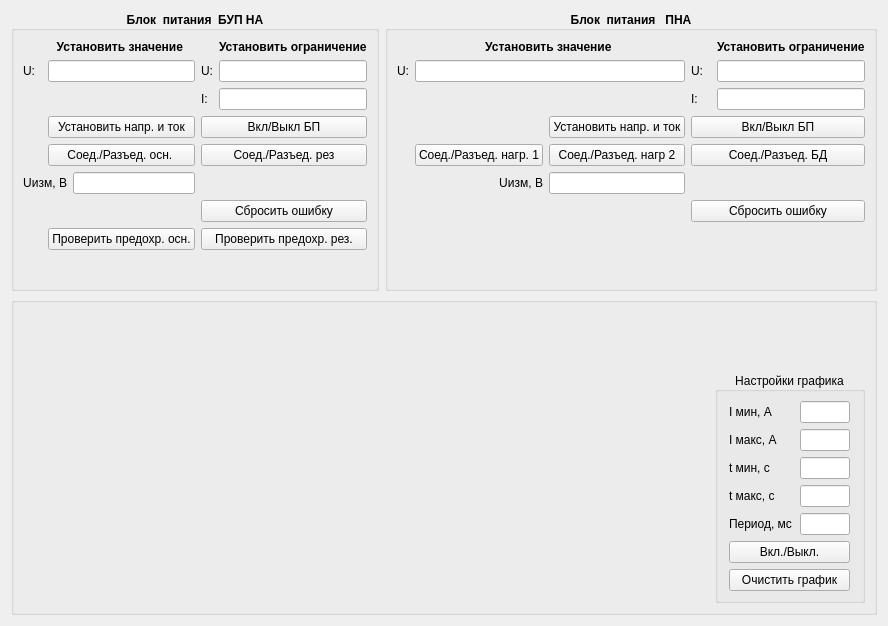
      <widget class="QWidget" name="tab_3">
       <attribute name="title">
        <string>БП БУП НА и ПНА</string>
       </attribute>
       <layout class="QGridLayout" name="gridLayout_25">
        <item row="0" column="0">
         <widget class="QGroupBox" name="groupBox_7">
          <property name="maximumSize">
           <size>
            <width>16777215</width>
            <height>280</height>
           </size>
          </property>
          <property name="font">
           <font>
            <weight>75</weight>
            <bold>true</bold>
           </font>
          </property>
          <property name="title">
           <string>Блок  питания  БУП НА</string>
          </property>
          <property name="alignment">
           <set>Qt::AlignCenter</set>
          </property>
          <property name="flat">
           <bool>false</bool>
          </property>
          <layout class="QGridLayout" name="gridLayout_29">
           <item row="0" column="0">
            <layout class="QGridLayout" name="gridLayout_3">
             <item row="1" column="1" colspan="2">
              <widget class="QLineEdit" name="setU1">
               <property name="font">
                <font>
                 <weight>50</weight>
                 <bold>false</bold>
                </font>
               </property>
              </widget>
             </item>
             <item row="6" column="5">
              <spacer name="horizontalSpacer_10">
               <property name="orientation">
                <enum>Qt::Horizontal</enum>
               </property>
               <property name="sizeHint" stdset="0">
                <size>
                 <width>40</width>
                 <height>20</height>
                </size>
               </property>
              </spacer>
             </item>
             <item row="6" column="0" colspan="2">
              <widget class="QLabel" name="label_13">
               <property name="font">
                <font>
                 <weight>50</weight>
                 <bold>false</bold>
                </font>
               </property>
               <property name="text">
                <string>Uизм, В</string>
               </property>
               <property name="alignment">
                <set>Qt::AlignRight|Qt::AlignTrailing|Qt::AlignVCenter</set>
               </property>
              </widget>
             </item>
             <item row="6" column="2">
              <widget class="QLineEdit" name="U1out">
               <property name="font">
                <font>
                 <weight>50</weight>
                 <bold>false</bold>
                </font>
               </property>
              </widget>
             </item>
             <item row="3" column="1" colspan="2">
              <widget class="QPushButton" name="pushButton_U1">
               <property name="font">
                <font>
                 <weight>50</weight>
                 <bold>false</bold>
                </font>
               </property>
               <property name="text">
                <string>Установить напр. и ток</string>
               </property>
              </widget>
             </item>
             <item row="2" column="4" colspan="2">
              <widget class="QLineEdit" name="setlimI1">
               <property name="font">
                <font>
                 <weight>50</weight>
                 <bold>false</bold>
                </font>
               </property>
              </widget>
             </item>
             <item row="1" column="4" colspan="2">
              <widget class="QLineEdit" name="setlimU1">
               <property name="font">
                <font>
                 <weight>50</weight>
                 <bold>false</bold>
                </font>
               </property>
              </widget>
             </item>
             <item row="0" column="1" colspan="2">
              <widget class="QLabel" name="label_16">
               <property name="font">
                <font>
                 <weight>75</weight>
                 <bold>true</bold>
                </font>
               </property>
               <property name="text">
                <string>Установить значение </string>
               </property>
               <property name="alignment">
                <set>Qt::AlignCenter</set>
               </property>
              </widget>
             </item>
             <item row="0" column="4" colspan="2">
              <widget class="QLabel" name="label_18">
               <property name="font">
                <font>
                 <weight>75</weight>
                 <bold>true</bold>
                </font>
               </property>
               <property name="text">
                <string>Установить ограничение</string>
               </property>
              </widget>
             </item>
             <item row="1" column="0">
              <widget class="QLabel" name="label_3">
               <property name="font">
                <font>
                 <weight>50</weight>
                 <bold>false</bold>
                </font>
               </property>
               <property name="text">
                <string>U:</string>
               </property>
              </widget>
             </item>
             <item row="1" column="3">
              <widget class="QLabel" name="label_38">
               <property name="font">
                <font>
                 <weight>50</weight>
                 <bold>false</bold>
                </font>
               </property>
               <property name="text">
                <string>U:</string>
               </property>
              </widget>
             </item>
             <item row="2" column="3">
              <widget class="QLabel" name="label_37">
               <property name="font">
                <font>
                 <weight>50</weight>
                 <bold>false</bold>
                </font>
               </property>
               <property name="text">
                <string>I:</string>
               </property>
              </widget>
             </item>
             <item row="5" column="1" colspan="2">
              <widget class="QPushButton" name="pushButton_4">
               <property name="font">
                <font>
                 <weight>50</weight>
                 <bold>false</bold>
                </font>
               </property>
               <property name="text">
                <string>Соед./Разъед. осн. </string>
               </property>
              </widget>
             </item>
             <item row="7" column="3" colspan="3">
              <widget class="QPushButton" name="pushButton_2">
               <property name="font">
                <font>
                 <weight>50</weight>
                 <bold>false</bold>
                </font>
               </property>
               <property name="text">
                <string>Сбросить ошибку</string>
               </property>
              </widget>
             </item>
             <item row="8" column="3" colspan="3">
              <widget class="QPushButton" name="pushButton_check_fuse_2">
               <property name="font">
                <font>
                 <weight>50</weight>
                 <bold>false</bold>
                </font>
               </property>
               <property name="text">
                <string>Проверить предохр. рез.</string>
               </property>
              </widget>
             </item>
             <item row="3" column="3" colspan="3">
              <widget class="QPushButton" name="pushButton_start_com6">
               <property name="font">
                <font>
                 <weight>50</weight>
                 <bold>false</bold>
                </font>
               </property>
               <property name="text">
                <string>Вкл/Выкл БП</string>
               </property>
              </widget>
             </item>
             <item row="5" column="3" colspan="3">
              <widget class="QPushButton" name="pushButton_7">
               <property name="font">
                <font>
                 <weight>50</weight>
                 <bold>false</bold>
                </font>
               </property>
               <property name="text">
                <string>Соед./Разъед. рез</string>
               </property>
              </widget>
             </item>
             <item row="8" column="1" colspan="2">
              <widget class="QPushButton" name="pushButton_check_fuse_1">
               <property name="font">
                <font>
                 <weight>50</weight>
                 <bold>false</bold>
                </font>
               </property>
               <property name="text">
                <string>Проверить предохр. осн.</string>
               </property>
              </widget>
             </item>
            </layout>
           </item>
           <item row="1" column="0">
            <spacer name="verticalSpacer_4">
             <property name="orientation">
              <enum>Qt::Vertical</enum>
             </property>
             <property name="sizeHint" stdset="0">
              <size>
               <width>20</width>
               <height>40</height>
              </size>
             </property>
            </spacer>
           </item>
          </layout>
         </widget>
        </item>
        <item row="0" column="1">
         <widget class="QGroupBox" name="groupBox_8">
          <property name="maximumSize">
           <size>
            <width>16777215</width>
            <height>280</height>
           </size>
          </property>
          <property name="font">
           <font>
            <weight>75</weight>
            <bold>true</bold>
           </font>
          </property>
          <property name="title">
           <string>Блок  питания   ПНА</string>
          </property>
          <property name="alignment">
           <set>Qt::AlignCenter</set>
          </property>
          <layout class="QGridLayout" name="gridLayout_26">
           <item row="0" column="0">
            <layout class="QGridLayout" name="gridLayout_5">
             <item row="1" column="0">
              <widget class="QLabel" name="label_11">
               <property name="font">
                <font>
                 <weight>50</weight>
                 <bold>false</bold>
                </font>
               </property>
               <property name="text">
                <string>U:</string>
               </property>
              </widget>
             </item>
             <item row="1" column="1" colspan="2">
              <widget class="QLineEdit" name="setU2">
               <property name="font">
                <font>
                 <weight>50</weight>
                 <bold>false</bold>
                </font>
               </property>
              </widget>
             </item>
             <item row="0" column="4" colspan="2">
              <widget class="QLabel" name="label_39">
               <property name="font">
                <font>
                 <weight>75</weight>
                 <bold>true</bold>
                </font>
               </property>
               <property name="text">
                <string>Установить ограничение</string>
               </property>
              </widget>
             </item>
             <item row="2" column="4" colspan="2">
              <widget class="QLineEdit" name="setlimI2">
               <property name="font">
                <font>
                 <weight>50</weight>
                 <bold>false</bold>
                </font>
               </property>
              </widget>
             </item>
             <item row="2" column="3">
              <widget class="QLabel" name="label_41">
               <property name="font">
                <font>
                 <weight>50</weight>
                 <bold>false</bold>
                </font>
               </property>
               <property name="text">
                <string>I:</string>
               </property>
              </widget>
             </item>
             <item row="1" column="4" colspan="2">
              <widget class="QLineEdit" name="setlimU2">
               <property name="font">
                <font>
                 <weight>50</weight>
                 <bold>false</bold>
                </font>
               </property>
              </widget>
             </item>
             <item row="8" column="2">
              <widget class="QLineEdit" name="U2out">
               <property name="font">
                <font>
                 <weight>50</weight>
                 <bold>false</bold>
                </font>
               </property>
              </widget>
             </item>
             <item row="9" column="3" colspan="3">
              <widget class="QPushButton" name="pushButton_3">
               <property name="font">
                <font>
                 <weight>50</weight>
                 <bold>false</bold>
                </font>
               </property>
               <property name="text">
                <string>Сбросить ошибку</string>
               </property>
              </widget>
             </item>
             <item row="6" column="1">
              <widget class="QPushButton" name="pushButton_5">
               <property name="font">
                <font>
                 <weight>50</weight>
                 <bold>false</bold>
                </font>
               </property>
               <property name="text">
                <string>Соед./Разъед. нагр. 1</string>
               </property>
              </widget>
             </item>
             <item row="4" column="3" colspan="3">
              <widget class="QPushButton" name="pushButton_start_com5">
               <property name="font">
                <font>
                 <weight>50</weight>
                 <bold>false</bold>
                </font>
               </property>
               <property name="text">
                <string>Вкл/Выкл БП</string>
               </property>
              </widget>
             </item>
             <item row="4" column="2">
              <widget class="QPushButton" name="pushButton_U2">
               <property name="font">
                <font>
                 <weight>50</weight>
                 <bold>false</bold>
                </font>
               </property>
               <property name="text">
                <string>Установить напр. и ток</string>
               </property>
              </widget>
             </item>
             <item row="11" column="4">
              <spacer name="horizontalSpacer_9">
               <property name="orientation">
                <enum>Qt::Horizontal</enum>
               </property>
               <property name="sizeHint" stdset="0">
                <size>
                 <width>40</width>
                 <height>20</height>
                </size>
               </property>
              </spacer>
             </item>
             <item row="0" column="1" colspan="2">
              <widget class="QLabel" name="label_17">
               <property name="font">
                <font>
                 <weight>75</weight>
                 <bold>true</bold>
                </font>
               </property>
               <property name="text">
                <string>Установить значение </string>
               </property>
               <property name="alignment">
                <set>Qt::AlignCenter</set>
               </property>
              </widget>
             </item>
             <item row="6" column="3" colspan="3">
              <widget class="QPushButton" name="pushButton_10">
               <property name="font">
                <font>
                 <weight>50</weight>
                 <bold>false</bold>
                </font>
               </property>
               <property name="text">
                <string>Соед./Разъед. БД</string>
               </property>
              </widget>
             </item>
             <item row="6" column="2">
              <widget class="QPushButton" name="pushButton_8">
               <property name="font">
                <font>
                 <weight>50</weight>
                 <bold>false</bold>
                </font>
               </property>
               <property name="text">
                <string>Соед./Разъед. нагр 2</string>
               </property>
              </widget>
             </item>
             <item row="8" column="0" colspan="2">
              <widget class="QLabel" name="label_14">
               <property name="font">
                <font>
                 <weight>50</weight>
                 <bold>false</bold>
                </font>
               </property>
               <property name="text">
                <string>Uизм, В</string>
               </property>
               <property name="alignment">
                <set>Qt::AlignRight|Qt::AlignTrailing|Qt::AlignVCenter</set>
               </property>
              </widget>
             </item>
             <item row="11" column="2">
              <spacer name="horizontalSpacer_8">
               <property name="orientation">
                <enum>Qt::Horizontal</enum>
               </property>
               <property name="sizeHint" stdset="0">
                <size>
                 <width>40</width>
                 <height>20</height>
                </size>
               </property>
              </spacer>
             </item>
             <item row="11" column="1">
              <spacer name="horizontalSpacer_7">
               <property name="orientation">
                <enum>Qt::Horizontal</enum>
               </property>
               <property name="sizeHint" stdset="0">
                <size>
                 <width>40</width>
                 <height>20</height>
                </size>
               </property>
              </spacer>
             </item>
             <item row="11" column="3">
              <spacer name="verticalSpacer_6">
               <property name="orientation">
                <enum>Qt::Vertical</enum>
               </property>
               <property name="sizeHint" stdset="0">
                <size>
                 <width>20</width>
                 <height>40</height>
                </size>
               </property>
              </spacer>
             </item>
             <item row="1" column="3">
              <widget class="QLabel" name="label_40">
               <property name="font">
                <font>
                 <weight>50</weight>
                 <bold>false</bold>
                </font>
               </property>
               <property name="text">
                <string>U:</string>
               </property>
              </widget>
             </item>
             <item row="12" column="1">
              <spacer name="verticalSpacer_7">
               <property name="orientation">
                <enum>Qt::Vertical</enum>
               </property>
               <property name="sizeHint" stdset="0">
                <size>
                 <width>20</width>
                 <height>40</height>
                </size>
               </property>
              </spacer>
             </item>
            </layout>
           </item>
          </layout>
         </widget>
        </item>
        <item row="1" column="0" colspan="2">
         <widget class="QGroupBox" name="groupBox_3">
          <property name="title">
           <string/>
          </property>
          <layout class="QGridLayout" name="gridLayout_30">
           <item row="10" column="3">
            <widget class="QGroupBox" name="groupBox_29">
             <property name="maximumSize">
              <size>
               <width>150</width>
               <height>16777215</height>
              </size>
             </property>
             <property name="title">
              <string>Настройки графика</string>
             </property>
             <property name="alignment">
              <set>Qt::AlignCenter</set>
             </property>
             <layout class="QGridLayout" name="gridLayout_47">
              <item row="5" column="1">
               <widget class="QLineEdit" name="lineEdit_bp_l1">
                <property name="maximumSize">
                 <size>
                  <width>50</width>
                  <height>16777215</height>
                 </size>
                </property>
               </widget>
              </item>
              <item row="7" column="0" colspan="2">
               <widget class="QPushButton" name="bp_cyc">
                <property name="text">
                 <string>Вкл./Выкл.</string>
                </property>
               </widget>
              </item>
              <item row="0" column="1">
               <widget class="QLineEdit" name="lineEdit_bp_min">
                <property name="maximumSize">
                 <size>
                  <width>50</width>
                  <height>16777215</height>
                 </size>
                </property>
               </widget>
              </item>
              <item row="2" column="1">
               <widget class="QLineEdit" name="lineEdit_bp_max">
                <property name="maximumSize">
                 <size>
                  <width>50</width>
                  <height>16777215</height>
                 </size>
                </property>
               </widget>
              </item>
              <item row="0" column="0">
               <widget class="QLabel" name="label_2">
                <property name="maximumSize">
                 <size>
                  <width>60</width>
                  <height>16777215</height>
                 </size>
                </property>
                <property name="text">
                 <string>I мин, А</string>
                </property>
               </widget>
              </item>
              <item row="6" column="0">
               <widget class="QLabel" name="label_6">
                <property name="maximumSize">
                 <size>
                  <width>68</width>
                  <height>16777215</height>
                 </size>
                </property>
                <property name="text">
                 <string>Период, мс</string>
                </property>
               </widget>
              </item>
              <item row="6" column="1">
               <widget class="QLineEdit" name="lineEdit_period_bp">
                <property name="maximumSize">
                 <size>
                  <width>50</width>
                  <height>16777215</height>
                 </size>
                </property>
               </widget>
              </item>
              <item row="2" column="0">
               <widget class="QLabel" name="label">
                <property name="maximumSize">
                 <size>
                  <width>60</width>
                  <height>16777215</height>
                 </size>
                </property>
                <property name="text">
                 <string>I макс, А</string>
                </property>
               </widget>
              </item>
              <item row="3" column="0">
               <widget class="QLabel" name="label_5">
                <property name="maximumSize">
                 <size>
                  <width>60</width>
                  <height>16777215</height>
                 </size>
                </property>
                <property name="text">
                 <string>t мин, с</string>
                </property>
               </widget>
              </item>
              <item row="3" column="1">
               <widget class="QLineEdit" name="lineEdit_bp_l2">
                <property name="maximumSize">
                 <size>
                  <width>50</width>
                  <height>16777215</height>
                 </size>
                </property>
               </widget>
              </item>
              <item row="5" column="0">
               <widget class="QLabel" name="label_4">
                <property name="maximumSize">
                 <size>
                  <width>60</width>
                  <height>16777215</height>
                 </size>
                </property>
                <property name="text">
                 <string>t макс, с</string>
                </property>
               </widget>
              </item>
              <item row="8" column="0" colspan="2">
               <widget class="QPushButton" name="pushButton_bp_clear">
                <property name="text">
                 <string>  Очистить график  </string>
                </property>
               </widget>
              </item>
             </layout>
            </widget>
           </item>
           <item row="0" column="0" rowspan="11">
            <widget class="QCustomPlot" name="widget" native="true">
             <property name="sizePolicy">
              <sizepolicy hsizetype="Expanding" vsizetype="Expanding">
               <horstretch>0</horstretch>
               <verstretch>0</verstretch>
              </sizepolicy>
             </property>
            </widget>
           </item>
          </layout>
         </widget>
        </item>
       </layout>
      </widget>
